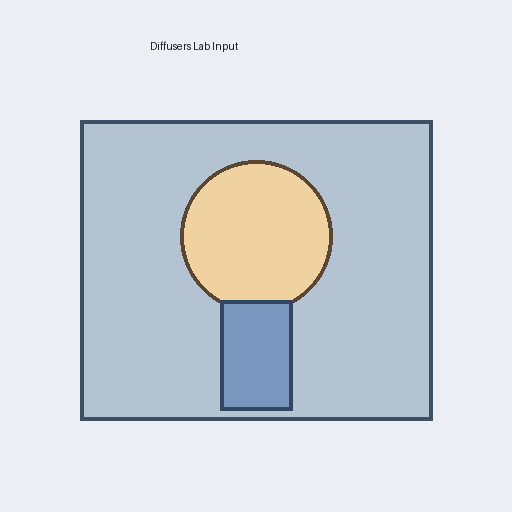
#> input picture phase4_projects/03_diffusers-vision-lab/assets/input/sample_img2img.png, 512 x 512 px
$ python make_canny.py --input ../assets/input/sample_img2img.png --output out.png
#> lines starting #> are read from the running program, lines starting #| are printed output that depends on the picture; after the words box and inside, x2 and y2 are one past the last pixel; in counts of white or black regions, pixels touching at a corner belong together
"""
Canny 边缘检测预处理脚本
========================

将输入图像转换为 Canny 边缘图，作为 ControlNet 的条件输入。

Canny 边缘检测参数：
  - low_threshold (默认 100): 低阈值，低于此的像素被抑制
  - high_threshold (默认 200): 高阈值，高于此的像素被保留为强边缘

数据流：
  输入图像 (RGB) → cv2.Canny() → 边缘图 (灰度)
    → stack 为三通道 → 保存为 PNG

运行：
  python scripts/make_canny.py \
    --input assets/input/sample.png \
    --output assets/control/sample_canny.png \
    --low 100 --high 200
"""

import argparse
from pathlib import Path
import cv2
import numpy as np
from PIL import Image


def main():
    parser = argparse.ArgumentParser()
    parser.add_argument("--input", required=True)
    parser.add_argument("--output", required=True)
    parser.add_argument("--low", type=int, default=100)
    parser.add_argument("--high", type=int, default=200)
    args = parser.parse_args()

    input_path = Path(args.input)
    output_path = Path(args.output)
    output_path.parent.mkdir(parents=True, exist_ok=True)

    # 加载 RGB 图像 → numpy 数组
    img = Image.open(input_path).convert("RGB")
#> img is the input picture: PIL image 512x512 RGB; mean R, G, B 211.1, 216.5, 221.6
    arr = np.array(img)

    # Canny 边缘检测
    # 输出: 单通道灰度图（0=非边缘, 255=边缘）
    edges = cv2.Canny(arr, args.low, args.high)
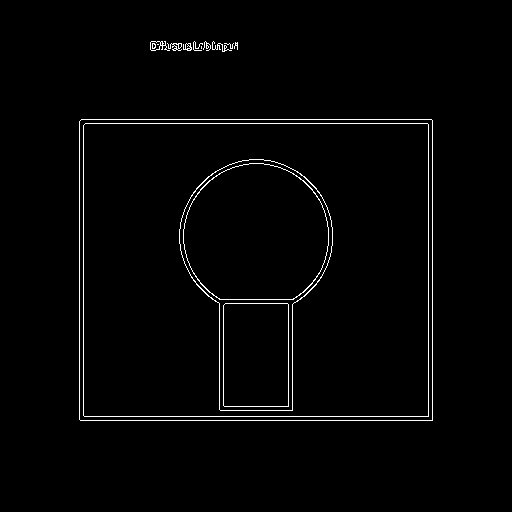
#> edges: shape (512, 512); 1.7% white in thin lines or dots, all inside (x1, y1, x2, y2) = (79, 41, 433, 421)

    # ControlNet 需要三通道输入，将单通道灰度图堆叠为三通道
    edges_rgb = np.stack([edges, edges, edges], axis=2)

    Image.fromarray(edges_rgb).save(output_path)
    print(f"✅ canny saved: {output_path}")


if __name__ == "__main__":
    main()
